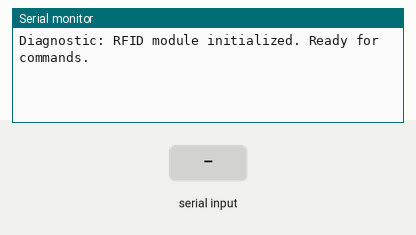
This sketch was run on a simulated Arduino Uno, built with avr-gcc and run on an emulated ATmega328P. On the bench: the last lines printed to the serial monitor. The test bench sets the inputs (shaded band).

Above: at 1.2 s.
1.3 s: "write\n" received over Serial
At 3.0 s:
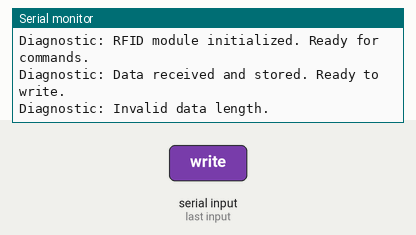
3.3 s: "read\n" received over Serial
At 4.0 s:
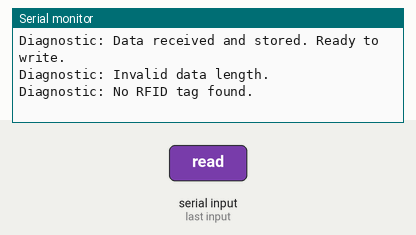
4.8 s: "clear\n" received over Serial
At 6.3 s:
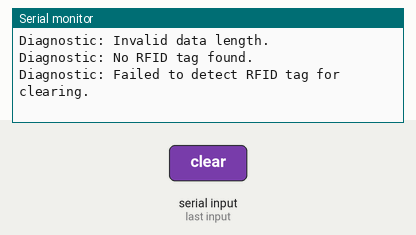

The sketch:

RFIDWriter.ino
```cpp
#include <Wire.h>
#include <MFRC522_I2C.h>  // Correct library

#define I2C_ADDRESS 0x28
MFRC522_I2C mfrc522(I2C_ADDRESS, 0, &Wire); // Initialize with address and Wire instance

String dataToWrite = ""; // Stores binary data from GUI
bool readyToWrite = false; // Flag to trigger write after data received

void sendToGui(const char* message) {
  Serial.print("Diagnostic: ");
  Serial.println(message);
}

void setup() {
  Serial.begin(115200);
  Wire.begin();
  mfrc522.PCD_Init();
  sendToGui("RFID module initialized. Ready for commands.");
}

void loop() {
  if (Serial.available() > 0) {
    String command = Serial.readStringUntil('\n');

    if (command.startsWith("write")) {
      dataToWrite = command.substring(6);
      readyToWrite = true;
      sendToGui("Data received and stored. Ready to write.");
    }
    else if (command.startsWith("read")) {
      readRFID();
    }
    else if (command.startsWith("clear")) {
      clearBlock(4); // Clear block 4 only when "clear" command is received
    }
  }

  if (readyToWrite) {
    delay(500);  // Delay to allow tag stabilization
    writeRFID();
    readyToWrite = false;
  }
}

// Function to clear the block by writing zeroes
void clearBlock(byte blockAddr) {
  byte zeroBuffer[16] = {0}; // 16 bytes of zero
  if (mfrc522.PICC_IsNewCardPresent() && mfrc522.PICC_ReadCardSerial()) {
    sendToGui("Attempting to clear data block with zeroes.");
    MFRC522_I2C::StatusCode status = mfrc522.MIFARE_Write(blockAddr, zeroBuffer, 16);

    if (status == MFRC522_I2C::STATUS_OK) {
      Serial.print("Diagnostic: Cleared data block with zeroes: ");
      for (int i = 0; i < 16; i++) {
        Serial.print(zeroBuffer[i], HEX);
        Serial.print(" ");
      }
      Serial.println();
      sendToGui("Cleared data block with zeroes.");
    } else {
      sendToGui("Failed to clear data block.");
    }
    mfrc522.PICC_HaltA();
  } else {
    sendToGui("Failed to detect RFID tag for clearing.");
  }
}

void writeRFID() {
  if (dataToWrite.length() != 56) { // Each hex byte is 8 bits, 7 bytes -> 56 bits
    sendToGui("Invalid data length.");
    return;
  }

  byte buffer[16] = {0}; // Initialize 16-byte buffer with zeros

  // Convert binary string to byte array
  for (int i = 0; i < 7; i++) {
    String byteString = dataToWrite.substring(i * 8, (i + 1) * 8);
    buffer[i] = strtol(byteString.c_str(), NULL, 2);
  }

  sendToGui("Attempting to write data:");
  Serial.print("Diagnostic: Writing data: ");
  for (int i = 0; i < 16; i++) {
    Serial.print(buffer[i], HEX);
    Serial.print(" ");
  }
  Serial.println();

  if (mfrc522.PICC_IsNewCardPresent() && mfrc522.PICC_ReadCardSerial()) {
    MFRC522_I2C::StatusCode status = mfrc522.MIFARE_Write(4, buffer, 16);
    if (status == MFRC522_I2C::STATUS_OK) {
      sendToGui("Data written successfully.");
    } else {
      sendToGui("Failed to write data.");
    }
    mfrc522.PICC_HaltA();
  } else {
    sendToGui("Failed to detect RFID tag.");
  }
}

void readRFID() {
  byte buffer[18];
  byte size = sizeof(buffer);

  if (mfrc522.PICC_IsNewCardPresent() && mfrc522.PICC_ReadCardSerial()) {
    MFRC522_I2C::StatusCode status = mfrc522.MIFARE_Read(4, buffer, &size);
    if (status == MFRC522_I2C::STATUS_OK) {
      Serial.print("Data: ");
      for (byte i = 0; i < 7; i++) {
        // Ensure each byte is displayed as two hex digits, adding a leading zero if needed
        if (buffer[i] < 0x10) Serial.print("0");
        Serial.print(buffer[i], HEX);
        Serial.print(" ");
      }
      Serial.println();
    } else {
      sendToGui("Failed to read data.");
    }
    mfrc522.PICC_HaltA();
  } else {
    sendToGui("No RFID tag found.");
  }
}
```

Measured:
- after the input at 1.3 s, the serial monitor: prints a new line at once (image 1)
- after the input at 3.3 s, the serial monitor: prints a new line at once (image 2)
- after the input at 4.8 s, the serial monitor: prints a new line at once (image 3)
